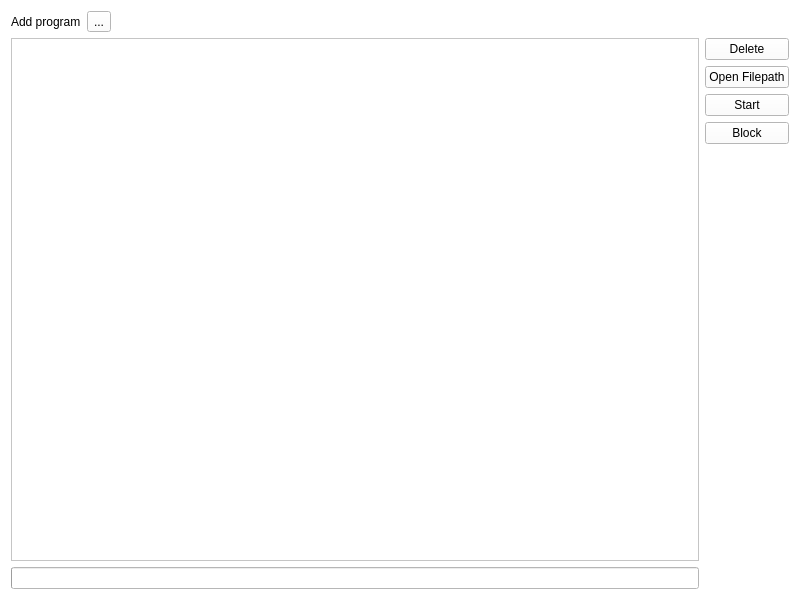
<?xml version="1.0" encoding="UTF-8"?>
<ui version="4.0">
 <class>Widget</class>
 <widget class="QWidget" name="Widget">
  <property name="geometry">
   <rect>
    <x>0</x>
    <y>0</y>
    <width>800</width>
    <height>600</height>
   </rect>
  </property>
  <property name="windowTitle">
   <string>Offline Launcher Settings</string>
  </property>
  <property name="windowIcon">
   <iconset resource="offline_launcher.qrc">
    <normaloff>:/Tray</normaloff>:/Tray</iconset>
  </property>
  <property name="styleSheet">
   <string notr="true">background-color: rgb(255, 255, 255);</string>
  </property>
  <layout class="QGridLayout" name="gridLayout">
   <item row="3" column="5">
    <widget class="QPushButton" name="startProgram">
     <property name="text">
      <string>Start</string>
     </property>
    </widget>
   </item>
   <item row="0" column="3">
    <spacer name="horizontalSpacer">
     <property name="orientation">
      <enum>Qt::Horizontal</enum>
     </property>
     <property name="sizeHint" stdset="0">
      <size>
       <width>40</width>
       <height>20</height>
      </size>
     </property>
    </spacer>
   </item>
   <item row="2" column="5">
    <widget class="QPushButton" name="FilePath">
     <property name="text">
      <string>Open Filepath</string>
     </property>
    </widget>
   </item>
   <item row="1" column="5">
    <widget class="QPushButton" name="Del">
     <property name="text">
      <string>Delete</string>
     </property>
    </widget>
   </item>
   <item row="0" column="1">
    <widget class="QToolButton" name="toolButton">
     <property name="styleSheet">
      <string notr="true"/>
     </property>
     <property name="text">
      <string>...</string>
     </property>
    </widget>
   </item>
   <item row="0" column="0">
    <widget class="QLabel" name="label">
     <property name="text">
      <string>Add program</string>
     </property>
    </widget>
   </item>
   <item row="1" column="0" rowspan="6" colspan="4">
    <widget class="QListWidget" name="listWidget">
     <property name="verticalScrollBarPolicy">
      <enum>Qt::ScrollBarAsNeeded</enum>
     </property>
     <property name="autoScroll">
      <bool>false</bool>
     </property>
     <property name="selectionMode">
      <enum>QAbstractItemView::MultiSelection</enum>
     </property>
     <property name="viewMode">
      <enum>QListView::ListMode</enum>
     </property>
    </widget>
   </item>
   <item row="7" column="0" colspan="4">
    <widget class="QProgressBar" name="progressBar">
     <property name="value">
      <number>0</number>
     </property>
     <property name="textVisible">
      <bool>false</bool>
     </property>
    </widget>
   </item>
   <item row="4" column="5">
    <widget class="QPushButton" name="pushButton">
     <property name="text">
      <string>Block</string>
     </property>
    </widget>
   </item>
  </layout>
 </widget>
 <layoutdefault spacing="6" margin="11"/>
 <resources>
  <include location="offline_launcher.qrc"/>
 </resources>
 <connections/>
</ui>
